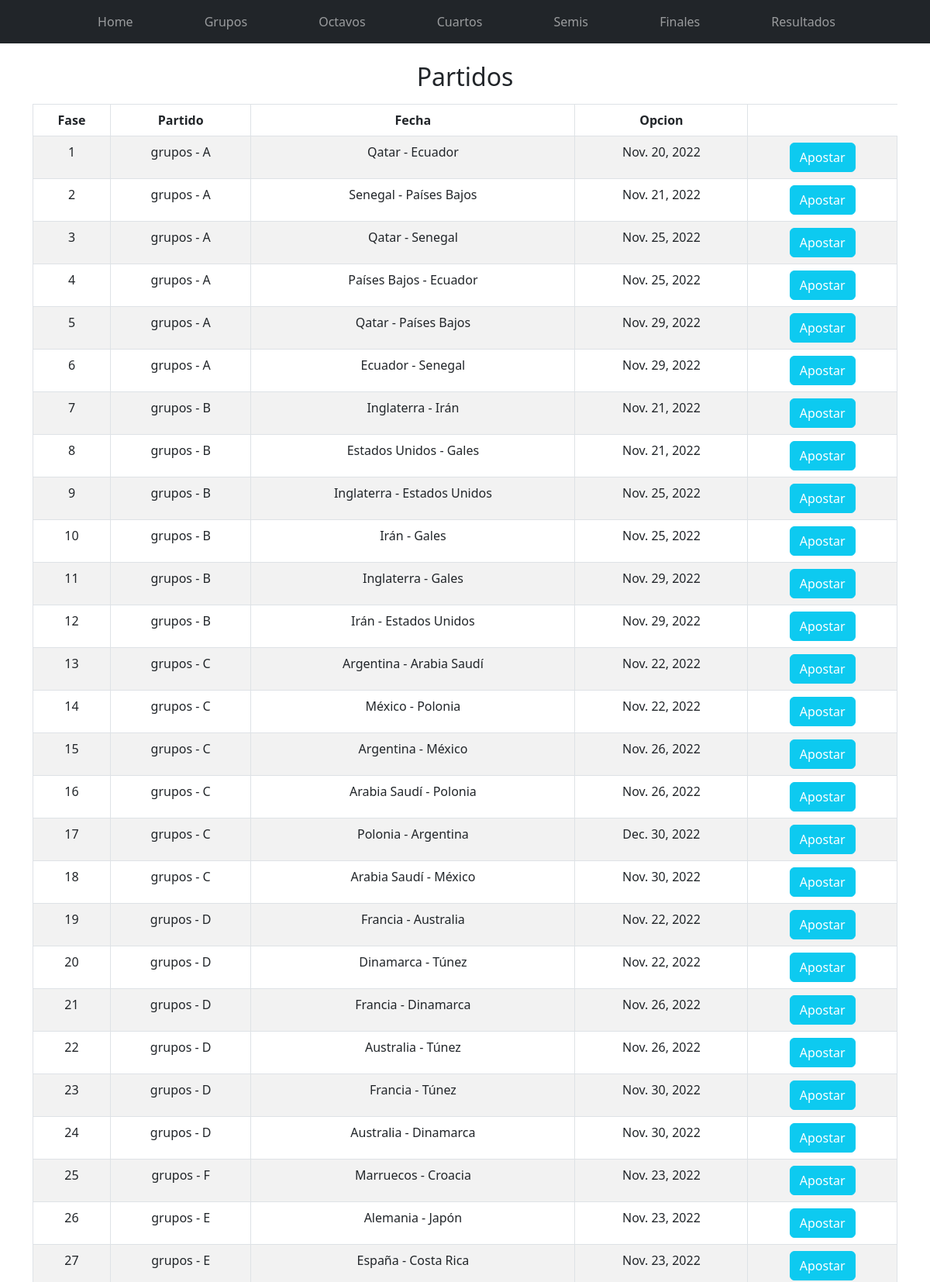
The page /grupos/ (upper part) on the database its author committed.
### Aplicaciones/Partidos/models.py (models this page shows, shortened)
class Partido(models.Model):
    clasificacion = models.CharField(max_length=50)
    equipos1 = models.ForeignKey(Equipo,default=None,on_delete=models.PROTECT,related_name="_equipos1")
    equipos2 = models.ForeignKey(Equipo,default=None,on_delete=models.PROTECT,related_name="_equipos2")
    marcador1 = models.CharField(max_length=2)
    marcador2 = models.CharField(max_length=2)
    fecha = models.DateField()

class Equipo(models.Model):
    pais = models.CharField(max_length=50)
    grupo = models.CharField(max_length=50)
    class Meta:
        ordering = ['grupo']

### Aplicaciones/Partidos/views.py (the view)
# urls.py: path('grupos/',views.grupos),
def grupos(request):
    context={'partido': Partido.objects.filter(clasificacion='grupos')}
    return render(request, "gestionApuestasGrupos.html",context)

### Aplicaciones/Partidos/templates/gestionApuestasGrupos.html (shortened to what this page needs)
{% extends './base.html' %}
{% block body %}
<div class="row">
    <h2>Partidos</h2>
    <div class="table-responsive py-2">
        <table class="table table-striped table-bordered">
            <thead>
                <tr>
                    <th>Fase</th>
                    <th>Partido</th>
                    <th>Fecha</th>
                    <th>Opcion</th>
                </tr>
            </thead>
            <tbody>
                    {% for p in partido %}
                        <tr>
                            <td>{{forloop.counter}}</td>
                            <td>{{p.clasificacion}} - {{p.equipos1.grupo}}</td>
                            <td>{{p.equipos1.pais}} - {{p.equipos2.pais}}</td>
                            <td>{{p.fecha}}</td>
                            <td><a href="registrarApuesta/{{p.id}}" class="btn btn-info text-white">Apostar</a></td>
                        </tr>
                    {% endfor %}
            </tbody>
        </table>
    </div>
</div>
{% endblock %}

### Aplicaciones/Partidos/static/css/gestionApuestas.css (style rules this page uses)
thead,tbody { text-align: center; vertical-align: middle; }
h2,h3 { text-align: center; }

### rows shown on the page
Partido: clasificacion "grupos", equipos1.grupo "A", equipos1.pais "Qatar", equipos2.pais "Ecuador", fecha "Nov. 20, 2022"
Partido: clasificacion "grupos", equipos1.grupo "A", equipos1.pais "Senegal", equipos2.pais "Países Bajos", fecha "Nov. 21, 2022"
Partido: clasificacion "grupos", equipos1.grupo "A", equipos1.pais "Qatar", equipos2.pais "Senegal", fecha "Nov. 25, 2022"
Partido: clasificacion "grupos", equipos1.grupo "A", equipos1.pais "Países Bajos", equipos2.pais "Ecuador", fecha "Nov. 25, 2022"
Partido: clasificacion "grupos", equipos1.grupo "A", equipos1.pais "Qatar", equipos2.pais "Países Bajos", fecha "Nov. 29, 2022"
Partido: clasificacion "grupos", equipos1.grupo "A", equipos1.pais "Ecuador", equipos2.pais "Senegal", fecha "Nov. 29, 2022"
Partido: clasificacion "grupos", equipos1.grupo "B", equipos1.pais "Inglaterra", equipos2.pais "Irán", fecha "Nov. 21, 2022"
Partido: clasificacion "grupos", equipos1.grupo "B", equipos1.pais "Estados Unidos", equipos2.pais "Gales", fecha "Nov. 21, 2022"
Partido: clasificacion "grupos", equipos1.grupo "B", equipos1.pais "Inglaterra", equipos2.pais "Estados Unidos", fecha "Nov. 25, 2022"
Partido: clasificacion "grupos", equipos1.grupo "B", equipos1.pais "Irán", equipos2.pais "Gales", fecha "Nov. 25, 2022"
Partido: clasificacion "grupos", equipos1.grupo "B", equipos1.pais "Inglaterra", equipos2.pais "Gales", fecha "Nov. 29, 2022"
Partido: clasificacion "grupos", equipos1.grupo "B", equipos1.pais "Irán", equipos2.pais "Estados Unidos", fecha "Nov. 29, 2022"
Partido: clasificacion "grupos", equipos1.grupo "C", equipos1.pais "Argentina", equipos2.pais "Arabia Saudí", fecha "Nov. 22, 2022"
Partido: clasificacion "grupos", equipos1.grupo "C", equipos1.pais "México", equipos2.pais "Polonia", fecha "Nov. 22, 2022"
Partido: clasificacion "grupos", equipos1.grupo "C", equipos1.pais "Argentina", equipos2.pais "México", fecha "Nov. 26, 2022"
Partido: clasificacion "grupos", equipos1.grupo "C", equipos1.pais "Arabia Saudí", equipos2.pais "Polonia", fecha "Nov. 26, 2022"
Partido: clasificacion "grupos", equipos1.grupo "C", equipos1.pais "Polonia", equipos2.pais "Argentina", fecha "Dec. 30, 2022"
Partido: clasificacion "grupos", equipos1.grupo "C", equipos1.pais "Arabia Saudí", equipos2.pais "México", fecha "Nov. 30, 2022"
Partido: clasificacion "grupos", equipos1.grupo "D", equipos1.pais "Francia", equipos2.pais "Australia", fecha "Nov. 22, 2022"
Partido: clasificacion "grupos", equipos1.grupo "D", equipos1.pais "Dinamarca", equipos2.pais "Túnez", fecha "Nov. 22, 2022"
Partido: clasificacion "grupos", equipos1.grupo "D", equipos1.pais "Francia", equipos2.pais "Dinamarca", fecha "Nov. 26, 2022"
Partido: clasificacion "grupos", equipos1.grupo "D", equipos1.pais "Australia", equipos2.pais "Túnez", fecha "Nov. 26, 2022"
Partido: clasificacion "grupos", equipos1.grupo "D", equipos1.pais "Francia", equipos2.pais "Túnez", fecha "Nov. 30, 2022"
Partido: clasificacion "grupos", equipos1.grupo "D", equipos1.pais "Australia", equipos2.pais "Dinamarca", fecha "Nov. 30, 2022"
Partido: clasificacion "grupos", equipos1.grupo "F", equipos1.pais "Marruecos", equipos2.pais "Croacia", fecha "Nov. 23, 2022"
Partido: clasificacion "grupos", equipos1.grupo "E", equipos1.pais "Alemania", equipos2.pais "Japón", fecha "Nov. 23, 2022"
Partido: clasificacion "grupos", equipos1.grupo "E", equipos1.pais "España", equipos2.pais "Costa Rica", fecha "Nov. 23, 2022"
